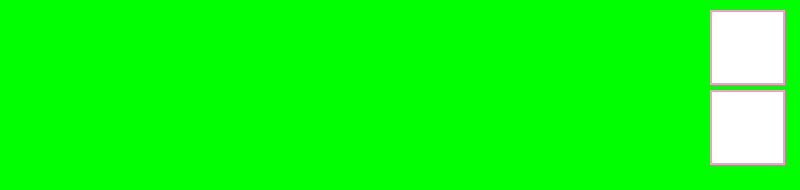
<?xml version="1.0" encoding="UTF-8"?>
<ui version="4.0">
 <class>MainWindow</class>
 <widget class="QMainWindow" name="MainWindow">
  <property name="geometry">
   <rect>
    <x>0</x>
    <y>0</y>
    <width>800</width>
    <height>190</height>
   </rect>
  </property>
  <property name="minimumSize">
   <size>
    <width>800</width>
    <height>190</height>
   </size>
  </property>
  <property name="maximumSize">
   <size>
    <width>800</width>
    <height>190</height>
   </size>
  </property>
  <property name="windowTitle">
   <string>MainWindow</string>
  </property>
  <property name="styleSheet">
   <string notr="true">background-color: rgb(0, 255, 0);</string>
  </property>
  <widget class="QWidget" name="centralwidget">
   <widget class="QPushButton" name="ONE">
    <property name="geometry">
     <rect>
      <x>710</x>
      <y>10</y>
      <width>75</width>
      <height>75</height>
     </rect>
    </property>
    <property name="minimumSize">
     <size>
      <width>75</width>
      <height>75</height>
     </size>
    </property>
    <property name="maximumSize">
     <size>
      <width>75</width>
      <height>75</height>
     </size>
    </property>
    <property name="focusPolicy">
     <enum>Qt::FocusPolicy::NoFocus</enum>
    </property>
    <property name="styleSheet">
     <string notr="true">background-color: rgb(255,255,255);
border-color: rgb(255, 152, 210);
border-style: solid;
border-width: 2px;
background-image: url(:/img/img/logo.png);
background-position: center;
background-repeat: no-repeat;</string>
    </property>
    <property name="text">
     <string/>
    </property>
   </widget>
   <widget class="QPushButton" name="TWO">
    <property name="geometry">
     <rect>
      <x>710</x>
      <y>90</y>
      <width>75</width>
      <height>75</height>
     </rect>
    </property>
    <property name="minimumSize">
     <size>
      <width>75</width>
      <height>75</height>
     </size>
    </property>
    <property name="maximumSize">
     <size>
      <width>75</width>
      <height>75</height>
     </size>
    </property>
    <property name="focusPolicy">
     <enum>Qt::FocusPolicy::NoFocus</enum>
    </property>
    <property name="styleSheet">
     <string notr="true">background-color: rgb(255,255,255);
border-color: rgb(255, 152, 210);
border-style: solid;
border-width: 2px;
background-image: url(:/img/img/logo.png);
background-position: center;
background-repeat: no-repeat;</string>
    </property>
    <property name="text">
     <string/>
    </property>
   </widget>
  </widget>
  <widget class="QStatusBar" name="statusbar"/>
 </widget>
 <resources/>
 <connections/>
</ui>
